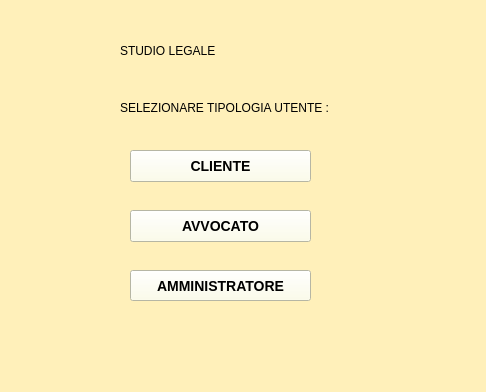
<?xml version="1.0" encoding="UTF-8"?>
<ui version="4.0">
 <class>Form</class>
 <widget class="QWidget" name="Form">
  <property name="geometry">
   <rect>
    <x>0</x>
    <y>0</y>
    <width>486</width>
    <height>392</height>
   </rect>
  </property>
  <property name="windowTitle">
   <string>Form</string>
  </property>
  <property name="styleSheet">
   <string notr="true">
background: rgb(255, 240, 186);</string>
  </property>
  <widget class="QLabel" name="label">
   <property name="geometry">
    <rect>
     <x>120</x>
     <y>30</y>
     <width>221</width>
     <height>41</height>
    </rect>
   </property>
   <property name="styleSheet">
    <string notr="true">font: italic 30pt &quot;Baskerville&quot;;</string>
   </property>
   <property name="text">
    <string>STUDIO LEGALE</string>
   </property>
  </widget>
  <widget class="QPushButton" name="pushButton">
   <property name="geometry">
    <rect>
     <x>130</x>
     <y>150</y>
     <width>181</width>
     <height>32</height>
    </rect>
   </property>
   <property name="styleSheet">
    <string notr="true">
border-width: 2px;

border-color: black;
font: bold 14px;
min-width: 10em; 
background-color: rgb(255, 255, 229);</string>
   </property>
   <property name="text">
    <string>CLIENTE</string>
   </property>
  </widget>
  <widget class="QPushButton" name="pushButton_2">
   <property name="geometry">
    <rect>
     <x>130</x>
     <y>210</y>
     <width>181</width>
     <height>32</height>
    </rect>
   </property>
   <property name="styleSheet">
    <string notr="true">
border-width: 2px;

border-color: black;
font: bold 14px;
min-width: 10em; 
background-color: rgb(255, 255, 229);</string>
   </property>
   <property name="text">
    <string>AVVOCATO</string>
   </property>
  </widget>
  <widget class="QPushButton" name="pushButton_3">
   <property name="geometry">
    <rect>
     <x>130</x>
     <y>270</y>
     <width>181</width>
     <height>31</height>
    </rect>
   </property>
   <property name="styleSheet">
    <string notr="true">
border-width: 2px;
border-color: black;
font: bold 14px;
min-width: 10em; 
background-color: rgb(255, 255, 229);</string>
   </property>
   <property name="text">
    <string>AMMINISTRATORE</string>
   </property>
  </widget>
  <widget class="QLabel" name="label_2">
   <property name="geometry">
    <rect>
     <x>120</x>
     <y>100</y>
     <width>251</width>
     <height>16</height>
    </rect>
   </property>
   <property name="styleSheet">
    <string notr="true">background-image: url(:/newPrefix/istockphoto-1077097764-1024x1024.jpeg);</string>
   </property>
   <property name="text">
    <string>SELEZIONARE TIPOLOGIA UTENTE :</string>
   </property>
  </widget>
  <widget class="QLabel" name="label_3">
   <property name="geometry">
    <rect>
     <x>370</x>
     <y>20</y>
     <width>101</width>
     <height>51</height>
    </rect>
   </property>
   <property name="styleSheet">
    <string notr="true">background-image: url(:/newPrefix/giustizia-legalita.jpg);</string>
   </property>
   <property name="text">
    <string/>
   </property>
   <property name="pixmap">
    <pixmap>:/newPrefix/giustizia-legalita.jpg</pixmap>
   </property>
   <property name="scaledContents">
    <bool>true</bool>
   </property>
  </widget>
 </widget>
 <resources>
  <include location="Immagine.qrc"/>
 </resources>
 <connections/>
</ui>
